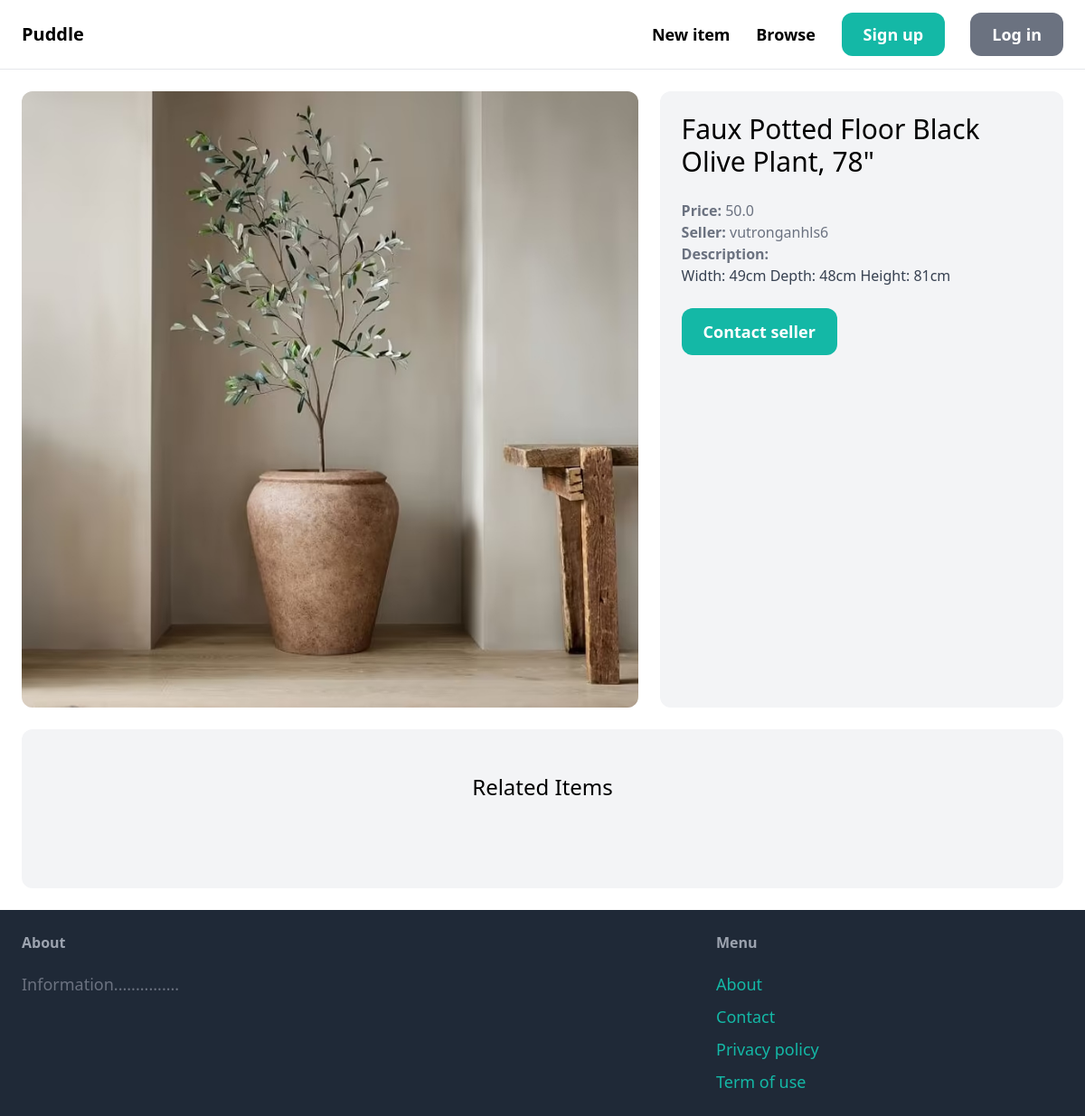
Page /items/1/ on the committed database.
### item/models.py (models this page shows, shortened)
class Item(models.Model):
    category = models.ForeignKey(Category, related_name = 'items', on_delete=models.CASCADE)
    name= models.CharField(max_length=255)
    description = models.TextField(blank=True, null=True)
    price = models.FloatField()
    image = models.ImageField(upload_to='items_images', blank= True, null= True)
    is_sold = models.BooleanField(default= False)
    created_by = models.ForeignKey(User, related_name='items', on_delete=models.CASCADE)
    created_at = models.DateTimeField(auto_now_add=True)

### item/views.py (the view)
# urls.py: path('<int:pk>/', views.detail, name='detail'),
def detail(request, pk):
    item = get_object_or_404(Item, pk=pk)
    related_items = Item.objects.filter(category=item.category, is_sold=False).exclude(pk=pk)[0:3]
    return render(request, 'item/detail.html', {
        'item': item,
        'related_items': related_items
    })

### item/templates/item/detail.html (shortened to what this page needs)
{% extends 'core/base.html'%}
{% block content %}
<div class="grid grid-cols-5 gap-6">
    <div class="col-span-3">
        <img src="{{ item.image.url }}" class="rounded-xl">
    </div>
    <div class="col-span-2 p-6 bg-gray-100 rounded-xl">
        <h1 class="mb-6 text-3xl">{{item.name}}</h1>
        <p class="text-gray-500"><strong>Price: </strong>{{item.price}}</p>
        <p class="text-gray-500"><strong>Seller: </strong>{{item.created_by.username}}</p>
        {% if item.description %}
            <p class="text-gray-700">
                <strong class="text-gray-500">Description: </strong><br>
                {{item.description}}
            </p>
        {% endif %}
        {% if request.user == item.created_by  %}
            <div class="mt-6 p-6 bg-white rounded-xl">
                <p> This is your item </p>
                <a href="{% url 'item:edit' item.id %}" class="inline-block mt-6 px-6 py-3 text-lg font-semibold bg-teal-500 text-white rounded-xl"> Edit </a>
                <a href="{% url 'item:delete' item.id %}" class="inline-block mt-6 px-6 py-3 text-lg font-semibold bg-red-500 text-white rounded-xl"> Delete </a>
            </div>
        {% else %}
            <a href="{% url 'conversation:new' item.id %}" class="inline-block mt-6 px-6 py-3 text-lg font-semibold bg-teal-500 text-white rounded-xl hover:bg-teal-700">Contact seller </a>
        {% endif %}
    </div>
</div>
<div class='mt-6 px-6 py-12 bg-gray-100 rounded-xl'>
    <h2 class="mb-12 text-2xl text-center">Related Items</h2>
</div>
{% endblock %}

### rows in the picture
Item: image (picture), name "Faux Potted Floor Black Olive Plant, 78\"", price "50.0", created_by.username "vutronganhls6", description "Width: 49cm Depth: 48cm Height: 81cm"
